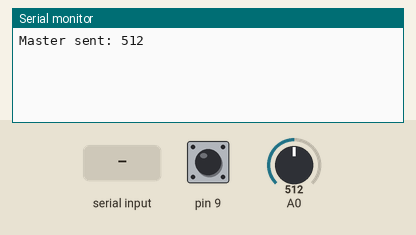
Simulated run of this sketch. Board: Arduino Mega 2560, built with avr-gcc and run on an emulated ATmega2560. Parts: the last lines printed to the serial monitor. Inputs (shaded band) come from the test bench; at power-on: A0 = 512, pin 9 HIGH.

Above: at 1.8 s.
1.9 s: "1" received over the second serial link
At 3.2 s:
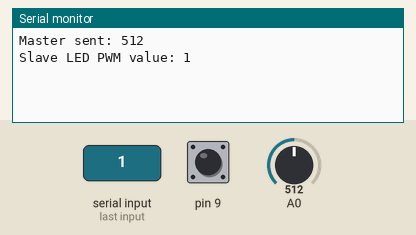
3.5 s: A0 set to 716
At 4.7 s:
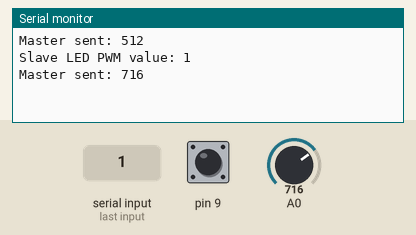
5.0 s: "0" received over the second serial link
At 6.0 s:
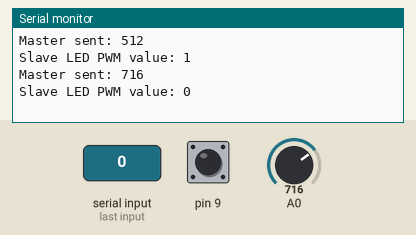
6.5 s: A0 set to 900
At 7.6 s:
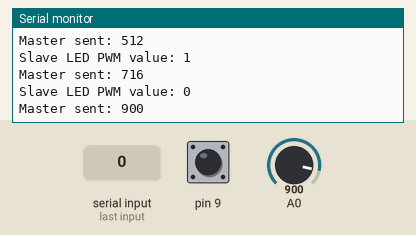

Measured:
- after the input at 1.9 s, the serial monitor: prints a new line after 0.11 s (image 1)
- after the input at 3.5 s, the serial monitor: prints a new line after 0.51 s (image 2)
- after the input at 5.0 s, the serial monitor: prints a new line at once (image 3)
- after the input at 6.5 s, the serial monitor: prints a new line after 0.53 s (image 4)

The sketch:

master.ino
```cpp
#include <SoftwareSerial.h>

SoftwareSerial ArduinoSlave(10, 11);
String answer;
String msg;
int intVal = 0, oldIntVal = 0;

void setup() {
  // put your setup code here, to run once:
  Serial.begin(9600);
  ArduinoSlave.begin(9600);
  PORTH |= (1 << 6);
}

void loop() {
  // put your main code here, to run repeatedly:
  if(digitalRead(9)==LOW){
    ArduinoSlave.print("a");
  }

  intVal=analogRead(A0);
  readSlavePort();

  if(oldIntVal!=intVal){
    Serial.print("Master sent: ");
    Serial.println(intVal);
    ArduinoSlave.print(intVal);
    oldIntVal=intVal;
  }

  if(answer!=""){
    Serial.print("Slave LED PWM value: ");
    Serial.println(answer);
    answer="";
  }
  delay(1000);
}

void readSlavePort(){
  while(ArduinoSlave.available()){
    delay(10);
    if(ArduinoSlave.available() > 0){
      char c = ArduinoSlave.read();
      answer += c;
    }
  }
}
```
